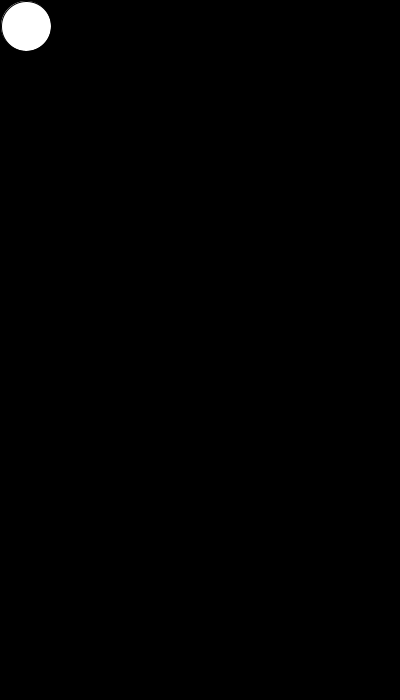
Frame 1 (no input)
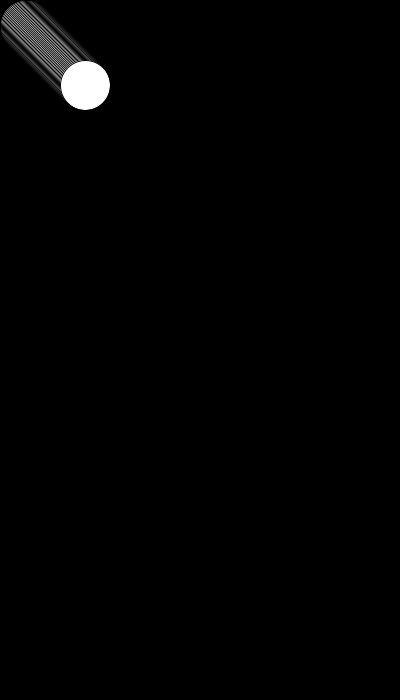
Frame 60 (the mouse pressed at the canvas centre just before this capture)
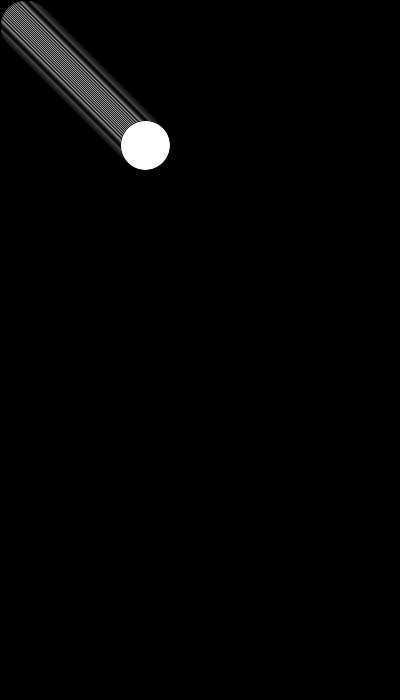
Frame 120 (the mouse held since frame 60 and released just before this capture)

The Processing sketch that drew these frames (run headless with seeded random() and noise(); from frame 60 on, the mouse is pressed at the canvas centre):

// Processing sketch: experimentsssss
// ── experimentsssss.pde
int addcircleX;
int addcircleY;
int circleX = 25;
int circleY = 25;

void setup() {
  size(400, 700);
  background(0);
}

void draw() {
  frameRate(100);
  
  if (circleX == 25) {
    addcircleX = 1;
  }
  if (circleX == 375) {
    addcircleX = -1;
  }
  if (circleY == 25) {
    addcircleY = 1;
  }
  if (circleY == 675) {
    addcircleY = -1;
  }
  
  circleX += addcircleX;
  circleY += addcircleY;
  ellipse(circleX, circleY, 50, 50);
}
